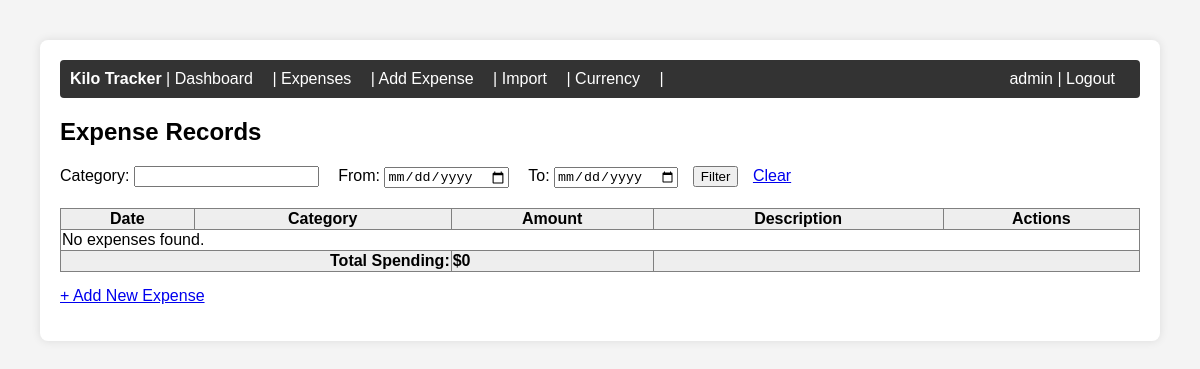
Page /expenses/ (signed in) on the earlier database version.
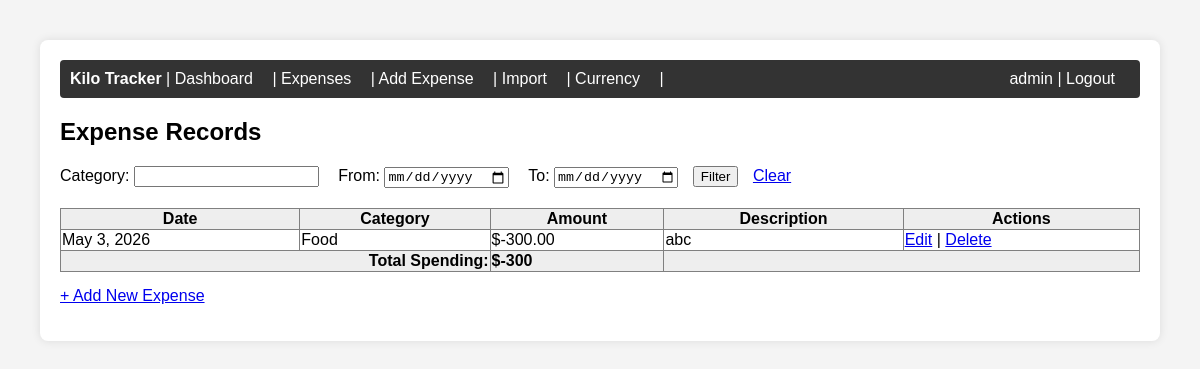
Same page on the later database version.
### skillsswap/models.py (models this page shows, shortened)
class Expense(models.Model):
    user = models.ForeignKey(User, on_delete=models.CASCADE)
    date = models.DateField()
    amount = models.DecimalField(max_digits=10, decimal_places=2)
    category = models.CharField(max_length=100)
    description = models.TextField(blank=True)
    created_at = models.DateTimeField(auto_now_add=True)
    updated_at = models.DateTimeField(auto_now=True)

### skillsswap/views.py (the view)
# urls.py: path('expenses/', ExpenseListView.as_view(), name='expense_list'),
class ExpenseListView(LoginRequiredMixin, ListView):
    model = Expense
    template_name = 'skillsswap/expense_list.html'
    context_object_name = 'expenses'
    def get_queryset(self):
        qs = Expense.objects.filter(user=self.request.user)
        category = self.request.GET.get('category')
        date_from = self.request.GET.get('date_from')
        date_to = self.request.GET.get('date_to')
        if category:
            qs = qs.filter(category__iexact=category)
        if date_from:
            qs = qs.filter(date__gte=date_from)
        if date_to:
            qs = qs.filter(date__lte=date_to)
        return qs.order_by('-date')
    def get_context_data(self, **kwargs):
        context = super().get_context_data(**kwargs)
        qs = self.get_queryset()
        context['total_spending'] = qs.aggregate(total=Sum('amount'))['total'] or 0
        context['category_filter'] = self.request.GET.get('category', '')
        context['date_from'] = self.request.GET.get('date_from', '')
        context['date_to'] = self.request.GET.get('date_to', '')
        return context

### skillsswap/templates/skillsswap/expense_list.html
{% extends 'skillsswap/base.html' %}
{% block content %}
<h2>Expense Records</h2>
<form method="get" style="margin-bottom: 20px;">
    <label>Category: <input type="text" name="category" value="{{ category_filter }}"></label>
    <label style="margin-left: 15px;">From: <input type="date" name="date_from" value="{{ date_from }}"></label>
    <label style="margin-left: 15px;">To: <input type="date" name="date_to" value="{{ date_to }}"></label>
    <button type="submit" style="margin-left: 10px;">Filter</button>
    <a href="{% url 'expense_list' %}" style="margin-left: 10px;">Clear</a>
</form>
<table border="1" style="width:100%; border-collapse: collapse;">
    <thead>
        <tr style="background-color: #eee;">
            <th>Date</th>
            <th>Category</th>
            <th>Amount</th>
            <th>Description</th>
            <th>Actions</th>
        </tr>
    </thead>
    <tbody>
        {% for expense in expenses %}
        <tr>
            <td>{{ expense.date }}</td>
            <td>{{ expense.category }}</td>
            <td>${{ expense.amount }}</td>
            <td>{{ expense.description }}</td>
            <td>
                <a href="{% url 'expense_edit' expense.pk %}">Edit</a> |
                <a href="{% url 'expense_delete' expense.pk %}">Delete</a>
            </td>
        </tr>
        {% empty %}
        <tr>
            <td colspan="5">No expenses found.</td>
        </tr>
        {% endfor %}
    </tbody>
    <tfoot>
        <tr style="background-color: #eee; font-weight: bold;">
            <td colspan="2" style="text-align: right;">Total Spending:</td>
            <td>${{ total_spending }}</td>
            <td colspan="2"></td>
        </tr>
    </tfoot>
</table>
<p style="margin-top: 15px;"><a href="{% url 'expense_add' %}">+ Add New Expense</a></p>
{% endblock %}

Differences in the rows shown:
added Expense: date "May 3, 2026", category "Food", amount "-300.00", description "abc"
Other differences:
{{ total_spending }}: "0" → "-300"
text no longer shown: "No expenses found."
